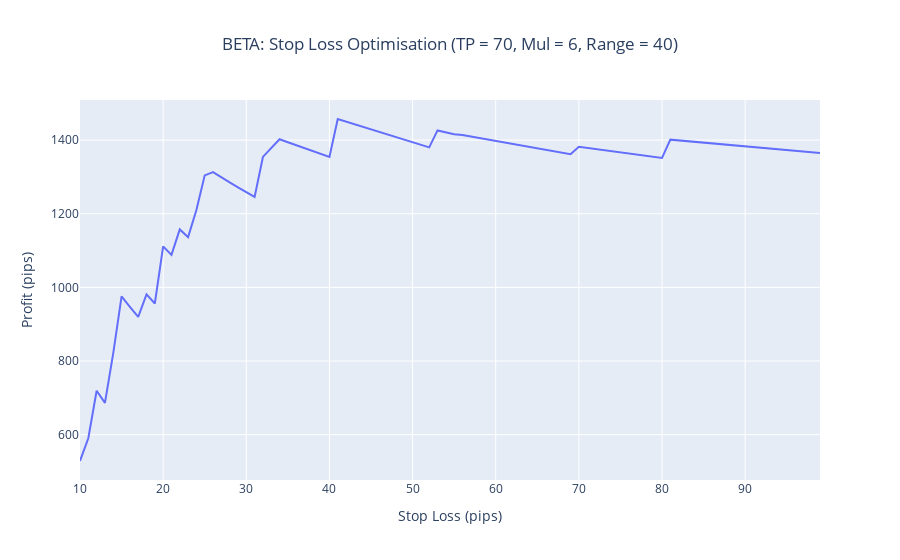

Notebook source saved alongside this figure:
### Code cell
# Stop Loss Analysis

multiplier = 6
length = 40
take_profit = 70

profits = []
stops = range(10, 100, 1)

for stop in stops:
    signals = load_beta_trades("./beta/BETA.csv")
    total_profit = 0.0
    wins = 0
    losses = 0
    for signal in signals["TP1"]:
        signal.set_stop_loss_pips(stop)
        signal.set_take_profit_pips(take_profit)

        df = get_supertrend(signal.ticker, multiplier=multiplier, length=length, sample_mins=60)
        profit = supertrend_trailing(df, signal) * pip_factor(signal.ticker)
        if profit > 0:
            wins += 1
        else:
            losses += 1
        total_profit += profit
        #print(signal, profit)
    profits.append(total_profit)
    print(stop, total_profit, wins, losses)
    
fig = go.Figure(data=go.Scatter(x=list(stops), y=profits))
fig.update_layout(
    title=f"BETA: Stop Loss Optimisation (TP = {take_profit}, Mul = {multiplier}, Range = {length})",
    title_x=0.5,
    xaxis_title="Stop Loss (pips)",
    yaxis_title="Profit (pips)"
)
fig.show()

### Figure 1 — Plotly figure (JSON) as saved in the notebook; plotly's stock layout.template omitted (floating-point values rounded to 4 significant figures)
{"data": [{"type": "scatter", "x": [10, 11, 12, 13, 14, 15, 16, 17, 18, 19, 20, 21, 22, 23, 24, 25, 26, 27, 28, 29, 30, 31, 32, 33, 34, 35, 36, 37, 38, 39, 40, 41, 42, 43, 44, 45, 46, 47, 48, 49, 50, 51, 52, 53, 54, 55, 56, 57, 58, 59, 60, 61, 62, 63, 64, 65, 66, 67, 68, 69, 70, 71, 72, 73, 74, 75, 76, 77, 78, 79, 80, 81, 82, 83, 84, 85, 86, 87, 88, 89, 90, 91, 92, 93, 94, 95, 96, 97, 98, 99], "y": [528.5, 590.3, 719.3, 686.3, 821.3, 975.3, 947.3, 920.1, 981.3, 956.3, 1111.0, 1088.0, 1157.0, 1136.0, 1210.0, 1304.0, 1313.0, 1298.0, 1285.0, 1272.0, 1259.0, 1246.0, 1354.0, 1377.0, 1402.0, 1394.0, 1386.0, 1378.0, 1370.0, 1362.0, 1354.0, 1457.0, 1450.0, 1443.0, 1436.0, 1429.0, 1422.0, 1415.0, 1408.0, 1401.0, 1394.0, 1387.0, 1380.0, 1426.0, 1421.0, 1416.0, 1414.0, 1410.0, 1406.0, 1402.0, 1398.0, 1394.0, 1390.0, 1386.0, 1382.0, 1378.0, 1374.0, 1370.0, 1366.0, 1362.0, 1382.0, 1379.0, 1376.0, 1373.0, 1370.0, 1367.0, 1364.0, 1361.0, 1358.0, 1355.0, 1352.0, 1401.0, 1399.0, 1397.0, 1395.0, 1393.0, 1391.0, 1389.0, 1387.0, 1385.0, 1383.0, 1381.0, 1379.0, 1377.0, 1375.0, 1373.0, 1371.0, 1369.0, 1367.0, 1365.0]}], "layout": {"title": {"text": "BETA: Stop Loss Optimisation (TP = 70, Mul = 6, Range = 40)", "x": 0.5}, "xaxis": {"title": {"text": "Stop Loss (pips)"}}, "yaxis": {"title": {"text": "Profit (pips)"}}}}
